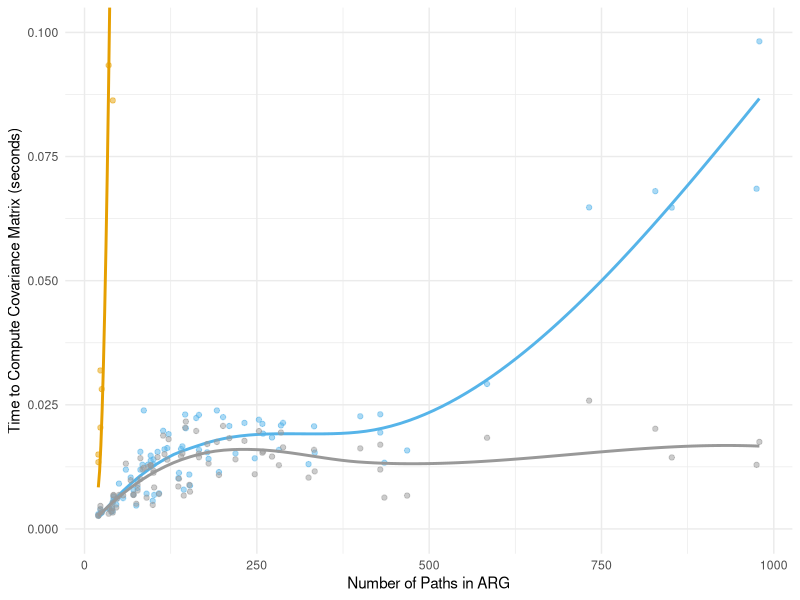

This figure's R source:
library(ggplot2)

file <- read.csv("benchmarking.csv")

image <- ggplot(data=file) +
  geom_point(aes(paths, paths_time, color="Naive"), alpha=0.5) +
  geom_smooth(aes(paths, paths_time, color="Naive"), se=F) +
  geom_point(aes(paths, bottom_up_time, color="Optimized"), alpha=0.5) +
  geom_smooth(aes(paths, bottom_up_time, color="Optimized"), se=F) +
  geom_point(aes(paths, minimal_time, color="Minimal (new)"), alpha=0.5) +
  geom_smooth(aes(paths, minimal_time, color="Minimal (new)"), se=F) +
  scale_color_manual(breaks=c("Naive", "Optimized", "Minimal (new)"), values=c("#E69F00", "#56B4E9", "#999999")) +
  coord_cartesian(ylim=c(0,0.1)) + 
  ylim(min=0, max=5) +
  xlab("Number of Paths in ARG") +
  ylab("Time to Compute Covariance Matrix (seconds)") +
  theme_minimal() +
  theme(legend.position = "none")

ggsave(file="benchmark.svg", plot=image, width=5, height=5)
